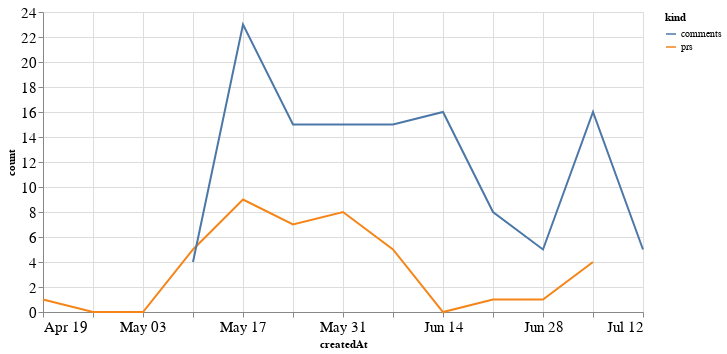

The notebook cell saved with this chart:
### Code cell
alt.Chart(total_time, width=600).mark_line().encode(
    x='createdAt',
    y='count',
    color='kind'
)

### Figure 1 — Vega-Lite specification as saved in the notebook (floating-point values rounded to 4 significant figures)
{"config": {"axisLeft": {"labelFontSize": 15}, "axisBottom": {"labelFontSize": 15}}, "data": {"name": "data-49ce0c0ef7d8b3fdb85dda76677badbb"}, "mark": "line", "encoding": {"color": {"type": "nominal", "field": "kind"}, "x": {"type": "temporal", "field": "createdAt"}, "y": {"type": "quantitative", "field": "count"}}, "width": 600, "$schema": "https://vega.github.io/schema/vega-lite/v4.8.1.json", "datasets": {"data-49ce0c0ef7d8b3fdb85dda76677badbb": [{"createdAt": "2020-04-19T00:00:00", "kind": "prs", "count": 1.0}, {"createdAt": "2020-04-26T00:00:00", "kind": "prs", "count": 0.0}, {"createdAt": "2020-05-03T00:00:00", "kind": "prs", "count": 0.0}, {"createdAt": "2020-05-10T00:00:00", "kind": "prs", "count": 5.0}, {"createdAt": "2020-05-17T00:00:00", "kind": "prs", "count": 9.0}, {"createdAt": "2020-05-24T00:00:00", "kind": "prs", "count": 7.0}, {"createdAt": "2020-05-31T00:00:00", "kind": "prs", "count": 8.0}, {"createdAt": "2020-06-07T00:00:00", "kind": "prs", "count": 5.0}, {"createdAt": "2020-06-14T00:00:00", "kind": "prs", "count": 0.0}, {"createdAt": "2020-06-21T00:00:00", "kind": "prs", "count": 1.0}, {"createdAt": "2020-06-28T00:00:00", "kind": "prs", "count": 1.0}, {"createdAt": "2020-07-05T00:00:00", "kind": "prs", "count": 4.0}, {"createdAt": "2020-07-12T00:00:00", "kind": "prs", "count": null}, {"createdAt": "2020-04-19T00:00:00", "kind": "comments", "count": null}, {"createdAt": "2020-04-26T00:00:00", "kind": "comments", "count": null}, {"createdAt": "2020-05-03T00:00:00", "kind": "comments", "count": null}, {"createdAt": "2020-05-10T00:00:00", "kind": "comments", "count": 4.0}, {"createdAt": "2020-05-17T00:00:00", "kind": "comments", "count": 23.0}, {"createdAt": "2020-05-24T00:00:00", "kind": "comments", "count": 15.0}, {"createdAt": "2020-05-31T00:00:00", "kind": "comments", "count": 15.0}, {"createdAt": "2020-06-07T00:00:00", "kind": "comments", "count": 15.0}, {"createdAt": "2020-06-14T00:00:00", "kind": "comments", "count": 16.0}, {"createdAt": "2020-06-21T00:00:00", "kind": "comments", "count": 8.0}, {"createdAt": "2020-06-28T00:00:00", "kind": "comments", "count": 5.0}, {"createdAt": "2020-07-05T00:00:00", "kind": "comments", "count": 16.0}, {"createdAt": "2020-07-12T00:00:00", "kind": "comments", "count": 5.0}]}}
